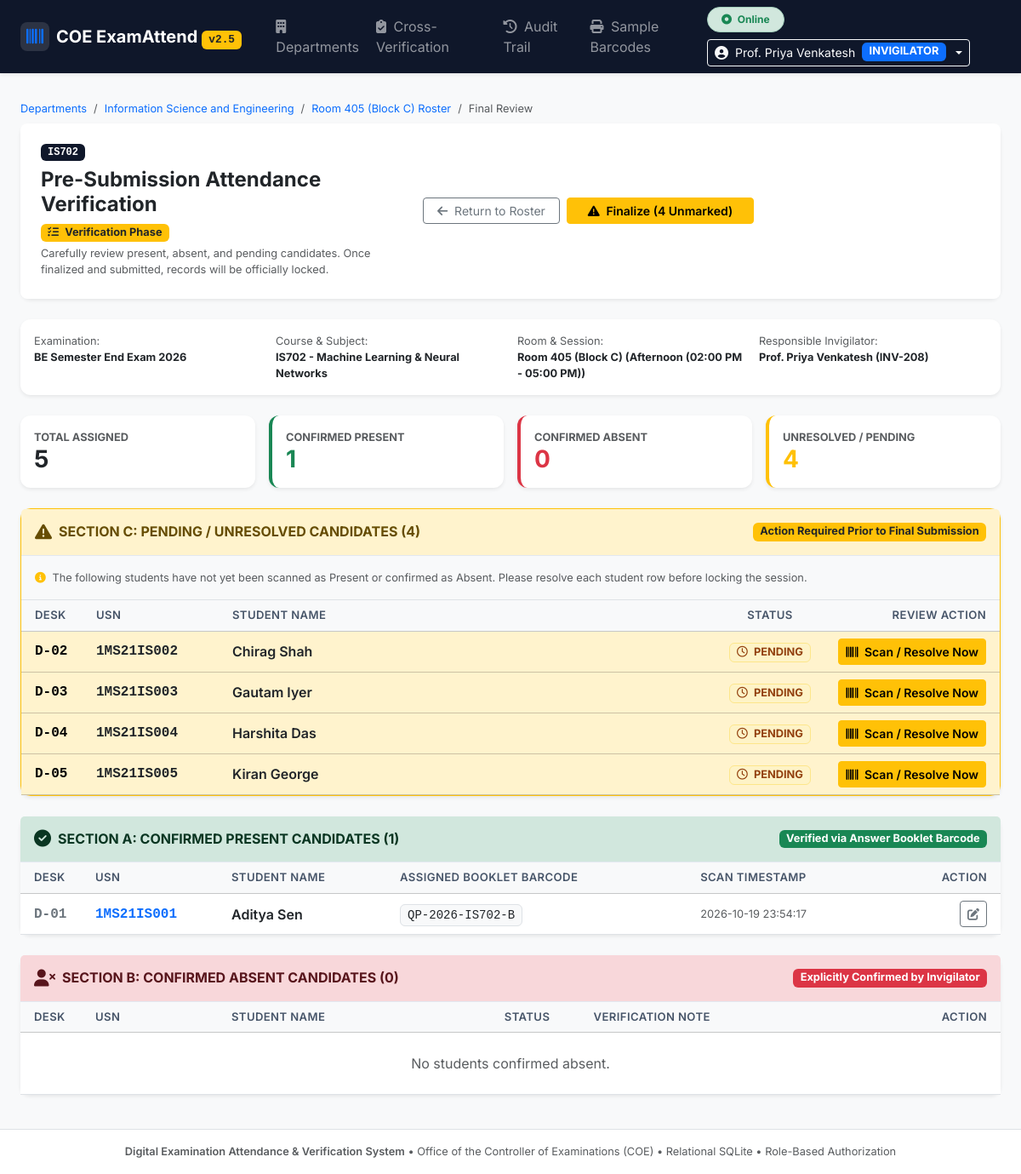
Page /sessions/2/review (signed in) on the committed database.
### tables this page shows
CREATE TABLE departments (
        id INTEGER PRIMARY KEY AUTOINCREMENT,
        code TEXT UNIQUE NOT NULL,
        name TEXT NOT NULL,
        created_at TEXT DEFAULT CURRENT_TIMESTAMP
    );

CREATE TABLE exam_sessions (
        id INTEGER PRIMARY KEY AUTOINCREMENT,
        course_code TEXT NOT NULL,
        course_name TEXT NOT NULL,
        exam_date TEXT NOT NULL,
        exam_session TEXT NOT NULL,
        room_number TEXT NOT NULL,
        qp_code TEXT NOT NULL,
        invigilator_name TEXT NOT NULL,
        invigilator_id TEXT NOT NULL,
        status TEXT DEFAULT 'IN_PROGRESS', -- 'IN_PROGRESS', 'LOCKED'
        locked_at TEXT,
        locked_by TEXT,
        created_at TEXT DEFAULT CURRENT_TIMESTAMP
    , exam_id INTEGER, subject_id INTEGER, department_id INTEGER, classroom_id INTEGER, invigilator_user_id INTEGER, submitted_at TEXT);

CREATE TABLE students (
        id INTEGER PRIMARY KEY AUTOINCREMENT,
        session_id INTEGER NOT NULL,
        usn TEXT NOT NULL,
        student_name TEXT NOT NULL,
        desk_number TEXT NOT NULL,
        attendance_status TEXT DEFAULT 'PENDING', -- 'PENDING', 'PRESENT', 'ABSENT'
        qp_barcode TEXT,
        marked_at TEXT,
        marked_by TEXT, student_master_id INTEGER,
        FOREIGN KEY (session_id) REFERENCES exam_sessions(id),
        UNIQUE(session_id, usn)
    );

### app.py (the view)
@app.route('/sessions/<int:session_id>/review')
@login_required
def session_review_view(session_id):
    if not check_session_access(session_id):
        return "403 Forbidden: Unauthorized session access.", 403
    conn = get_db()
    cursor = conn.cursor()
    cursor.execute('''
        SELECT e.*, d.name as department_name, ex.exam_name
        FROM exam_sessions e
        LEFT JOIN departments d ON e.department_id = d.id
        LEFT JOIN examinations ex ON e.exam_id = ex.id
        WHERE e.id = ?
    ''', (session_id,))
    session_row = cursor.fetchone()
    if not session_row:
        conn.close()
        return "Session not found.", 404
    session_data = dict(session_row)
    cursor.execute('''
        SELECT * FROM students
        WHERE session_id = ?
        ORDER BY desk_number ASC, usn ASC
    ''', (session_id,))
    students = [dict(row) for row in cursor.fetchall()]
    conn.close()
    present_list = [s for s in students if s['attendance_status'] == 'PRESENT']
    absent_list = [s for s in students if s['attendance_status'] == 'ABSENT']
    pending_list = [s for s in students if s['attendance_status'] == 'PENDING']
    return render_template(
        'review.html',
        session_data=session_data,
        total_students=len(students),
        present_list=present_list,
        absent_list=absent_list,
        pending_list=pending_list
    )

### templates/review.html (shortened to what this page needs)
{% extends 'base.html' %}
{% block content %}
<div class="container-fluid px-3 px-md-4">
    <nav aria-label="breadcrumb" class="mb-2">
        <ol class="breadcrumb fs-7 mb-1">
            <li class="breadcrumb-item"><a href="/departments" class="text-decoration-none">Departments</a></li>
            <li class="breadcrumb-item"><a href="/departments/{{ session_data.department_id }}/classrooms" class="text-decoration-none">{{ session_data.department_name or 'Department' }}</a></li>
            <li class="breadcrumb-item"><a href="/sessions/{{ session_data.id }}/roster" class="text-decoration-none">{{ session_data.room_number }} Roster</a></li>
            <li class="breadcrumb-item active" aria-current="page">Final Review</li>
        </ol>
    </nav>
    <div class="card mb-4 border-0 shadow-sm">
        <div class="card-body p-3 p-md-4 bg-white rounded-3">
            <div class="d-flex flex-column flex-md-row align-items-start align-items-md-center justify-content-between gap-3">
                <div>
                    <div class="d-flex flex-wrap align-items-center gap-2 mb-1">
                        <span class="badge bg-navy text-white font-monospace px-2 py-1">
                            {{ session_data.course_code }}
                        </span>
                        <h4 class="fw-bold mb-0 text-dark">Pre-Submission Attendance Verification</h4>
                        <span class="badge bg-warning text-dark fs-7"><i class="fa-solid fa-list-check me-1"></i> Verification Phase</span>
                    </div>
                    <p class="text-muted fs-7 mb-0">
                        Carefully review present, absent, and pending candidates. Once finalized and submitted, records will be officially locked.
                    </p>
                </div>
                <div class="d-flex flex-wrap align-items-center gap-2 w-100 w-md-auto">
                    <a href="/sessions/{{ session_data.id }}/roster" class="btn btn-outline-secondary btn-sm px-3 flex-grow-1 flex-md-grow-0">
                        <i class="fa-solid fa-arrow-left me-1"></i> Return to Roster
                    </a>
                    {% if pending_list|length > 0 %}
                        <button type="button" class="btn btn-warning btn-sm px-4 fw-semibold flex-grow-1 flex-md-grow-0" onclick="handlePendingWarningSubmit()">
                            <i class="fa-solid fa-triangle-exclamation me-1"></i> Finalize ({{ pending_list|length }} Unmarked)
                        </button>
                    {% else %}
                        <button type="button" class="btn btn-success btn-sm px-4 fw-semibold flex-grow-1 flex-md-grow-0" onclick="openFinalSubmitModal()">
                            <i class="fa-solid fa-lock me-1"></i> Confirm & Finalize Submission
                        </button>
                    {% endif %}
                </div>
            </div>
        </div>
    </div>
    <div class="card border-0 shadow-sm bg-white p-3 mb-4">
        <div class="row g-3 fs-7">
            <div class="col-6 col-md-3">
                <span class="text-muted">Examination:</span><br>
                <strong class="text-dark">{{ session_data.exam_name or 'BE Semester End Exam 2026' }}</strong>
            </div>
            <div class="col-6 col-md-3">
                <span class="text-muted">Course & Subject:</span><br>
                <strong class="text-dark">{{ session_data.course_code }} - {{ session_data.course_name }}</strong>
            </div>
            <div class="col-6 col-md-3">
                <span class="text-muted">Room & Session:</span><br>
                <strong class="text-dark">{{ session_data.room_number }} ({{ session_data.exam_session }})</strong>
            </div>
            <div class="col-6 col-md-3">
                <span class="text-muted">Responsible Invigilator:</span><br>
                <strong class="text-dark">{{ session_data.invigilator_name }} ({{ session_data.invigilator_id }})</strong>
            </div>
        </div>
    </div>
    <div class="row g-3 mb-4">
        <div class="col-6 col-md-3">
            <div class="card border-0 shadow-sm bg-white p-3">
                <div class="text-muted fs-7 fw-bold text-uppercase">Total Assigned</div>
                <h3 class="fw-bold mb-0 text-dark">{{ total_students }}</h3>
            </div>
        </div>
        <div class="col-6 col-md-3">
            <div class="card border-0 shadow-sm bg-white p-3 border-start border-4 border-success">
                <div class="text-muted fs-7 fw-bold text-uppercase">Confirmed Present</div>
                <h3 class="fw-bold mb-0 text-success">{{ present_list|length }}</h3>
            </div>
        </div>
        <div class="col-6 col-md-3">
            <div class="card border-0 shadow-sm bg-white p-3 border-start border-4 border-danger">
                <div class="text-muted fs-7 fw-bold text-uppercase">Confirmed Absent</div>
                <h3 class="fw-bold mb-0 text-danger">{{ absent_list|length }}</h3>
            </div>
        </div>
        <div class="col-6 col-md-3">
            <div class="card border-0 shadow-sm bg-white p-3 border-start border-4 border-warning">
                <div class="text-muted fs-7 fw-bold text-uppercase">Unresolved / Pending</div>
                <h3 class="fw-bold mb-0 text-warning">{{ pending_list|length }}</h3>
            </div>
        </div>
    </div>
    {% if pending_list|length > 0 %}
    <div class="card border-warning shadow-sm mb-4 bg-white">
        <div class="card-header bg-warning-subtle text-warning-emphasis py-3 d-flex align-items-center justify-content-between">
            <div class="d-flex align-items-center gap-2">
                <i class="fa-solid fa-triangle-exclamation fs-5"></i>
                <h6 class="fw-bold mb-0">SECTION C: PENDING / UNRESOLVED CANDIDATES ({{ pending_list|length }})</h6>
            </div>
            <span class="badge bg-warning text-dark fs-7">Action Required Prior to Final Submission</span>
        </div>
        <div class="card-body p-0">
            <div class="p-3 bg-light border-bottom fs-7 text-muted">
                <i class="fa-solid fa-circle-info me-1 text-warning"></i>
                The following students have not yet been scanned as Present or confirmed as Absent. Please resolve each student row before locking the session.
            </div>
            <div class="table-responsive">
                <table class="table table-hover align-middle mb-0">
                    <thead class="table-light">
                        <tr>
                            <th class="ps-3" style="width: 80px;">Desk</th>
                            <th style="width: 160px;">USN</th>
                            <th>Student Name</th>
                            <th class="text-center" style="width: 140px;">Status</th>
                            <th class="text-end pe-3" style="width: 200px;">Review Action</th>
                        </tr>
                    </thead>
                    <tbody>
                        {% for s in pending_list %}
                        <tr class="table-warning bg-opacity-25">
                            <td class="ps-3 font-monospace fw-bold">{{ s.desk_number }}</td>
                            <td class="font-monospace fw-bold text-dark">{{ s.usn }}</td>
                            <td class="fw-semibold text-dark">{{ s.student_name }}</td>
                            <td class="text-center">
                                <span class="badge badge-pending px-2 py-1 fs-7">
                                    <i class="fa-regular fa-clock me-1"></i> PENDING
                                </span>
                            </td>
                            <td class="text-end pe-3">
                                <a href="/sessions/{{ session_data.id }}/roster" class="btn btn-warning btn-sm fw-semibold">
                                    <i class="fa-solid fa-barcode me-1"></i> Scan / Resolve Now
                                </a>
                            </td>
                        </tr>
                        {% endfor %}
                    </tbody>
                </table>
            </div>
        </div>
    </div>
    {% endif %}
    <div class="card border-0 shadow-sm mb-4 bg-white">
        <div class="card-header bg-success-subtle text-success-emphasis py-3 d-flex align-items-center justify-content-between">
            <div class="d-flex align-items-center gap-2">
                <i class="fa-solid fa-circle-check fs-5"></i>
                <h6 class="fw-bold mb-0">SECTION A: CONFIRMED PRESENT CANDIDATES ({{ present_list|length }})</h6>
            </div>
            <span class="badge bg-success text-white fs-7">Verified via Answer Booklet Barcode</span>
        </div>
        <div class="card-body p-0">
            <div class="table-responsive">
                <table class="table table-hover align-middle mb-0">
                    <thead class="table-light">
                        <tr>
                            <th class="ps-3" style="width: 80px;">Desk</th>
                            <th style="width: 160px;">USN</th>
                            <th>Student Name</th>
                            <th>Assigned Booklet Barcode</th>
                            <th>Scan Timestamp</th>
                            <th class="text-end pe-3" style="width: 140px;">Action</th>
                        </tr>
                    </thead>
                    <tbody>
                        {% for s in present_list %}
                        <tr>
                            <td class="ps-3 font-monospace fw-bold text-secondary">{{ s.desk_number }}</td>
                            <td class="font-monospace fw-bold text-primary">{{ s.usn }}</td>
                            <td class="fw-semibold text-dark">{{ s.student_name }}</td>
                            <td>
                                <code class="bg-light px-2 py-1 rounded text-dark border font-monospace">{{ s.qp_barcode }}</code>
                            </td>
                            <td class="text-muted fs-7">{{ s.marked_at }}</td>
                            <td class="text-end pe-3">
                                <a href="/sessions/{{ session_data.id }}/roster" class="btn btn-outline-secondary btn-sm" title="Correct in roster">
                                    <i class="fa-solid fa-pen-to-square"></i>
                                </a>
                            </td>
                        </tr>
                        {% else %}
                        <tr>
                            <td colspan="6" class="text-center py-4 text-muted">No students currently marked present.</td>
                        </tr>
                        {% endfor %}
                    </tbody>
                </table>
            </div>
        </div>
    </div>
    <div class="card border-0 shadow-sm mb-4 bg-white">
        <div class="card-header bg-danger-subtle text-danger-emphasis py-3 d-flex align-items-center justify-content-between">
            <div class="d-flex align-items-center gap-2">
                <i class="fa-solid fa-user-xmark fs-5"></i>
                <h6 class="fw-bold mb-0">SECTION B: CONFIRMED ABSENT CANDIDATES ({{ absent_list|length }})</h6>
            </div>
            <span class="badge bg-danger text-white fs-7">Explicitly Confirmed by Invigilator</span>
        </div>
        <div class="card-body p-0">
            <div class="table-responsive">
                <table class="table table-hover align-middle mb-0">
                    <thead class="table-light">
                        <tr>
                            <th class="ps-3" style="width: 80px;">Desk</th>
                            <th style="width: 160px;">USN</th>
                            <th>Student Name</th>
                            <th class="text-center" style="width: 140px;">Status</th>
                            <th>Verification Note</th>
                            <th class="text-end pe-3" style="width: 140px;">Action</th>
                        </tr>
                    </thead>
                    <tbody>
                        {% for s in absent_list %}
                        <tr>
                            <td class="ps-3 font-monospace fw-bold text-secondary">{{ s.desk_number }}</td>
                            <td class="font-monospace fw-bold text-danger">{{ s.usn }}</td>
                            <td class="fw-semibold text-dark">{{ s.student_name }}</td>
                            <td class="text-center">
                                <span class="badge badge-absent px-2 py-1 fs-7"><i class="fa-solid fa-xmark me-1"></i> ABSENT</span>
                            </td>
                            <td class="text-muted fs-7">Verified absent at candidate desk. No booklet issued.</td>
                            <td class="text-end pe-3">
                                <a href="/sessions/{{ session_data.id }}/roster" class="btn btn-outline-secondary btn-sm" title="Correct in roster">
                                    <i class="fa-solid fa-pen-to-square"></i>
                                </a>
                            </td>
                        </tr>
                        {% else %}
                        <tr>
                            <td colspan="6" class="text-center py-4 text-muted">No students confirmed absent.</td>
                        </tr>
                        {% endfor %}
                    </tbody>
                </table>
            </div>
        </div>
    </div>
</div>
{% endblock %}

### rows in the picture
departments: name "Information Science and Engineering"
exam_sessions: room_number "Room 405 (Block C)", course_code "IS702", course_name "Machine Learning & Neural Networks", exam_session "Afternoon (02:00 PM - 05:00 PM)", invigilator_name "Prof. Priya Venkatesh", invigilator_id "INV-208"
students: desk_number "D-02", usn "1MS21IS002", student_name "Chirag Shah"
students: desk_number "D-03", usn "1MS21IS003", student_name "Gautam Iyer"
students: desk_number "D-04", usn "1MS21IS004", student_name "Harshita Das"
students: desk_number "D-05", usn "1MS21IS005", student_name "Kiran George"
students: desk_number "D-01", usn "1MS21IS001", student_name "Aditya Sen", qp_barcode "QP-2026-IS702-B", marked_at "2026-10-19 23:54:17"

### other values in the picture
{{ session.get('full_name', 'User') }} "Prof. Priya Venkatesh"
{{ pending_list|length }} "4"
{{ session_data.exam_name or 'BE Semester End Exam 2026' }} "BE Semester End Exam 2026"
{{ total_students }} "5"
{{ present_list|length }} "1"
{{ absent_list|length }} "0"
